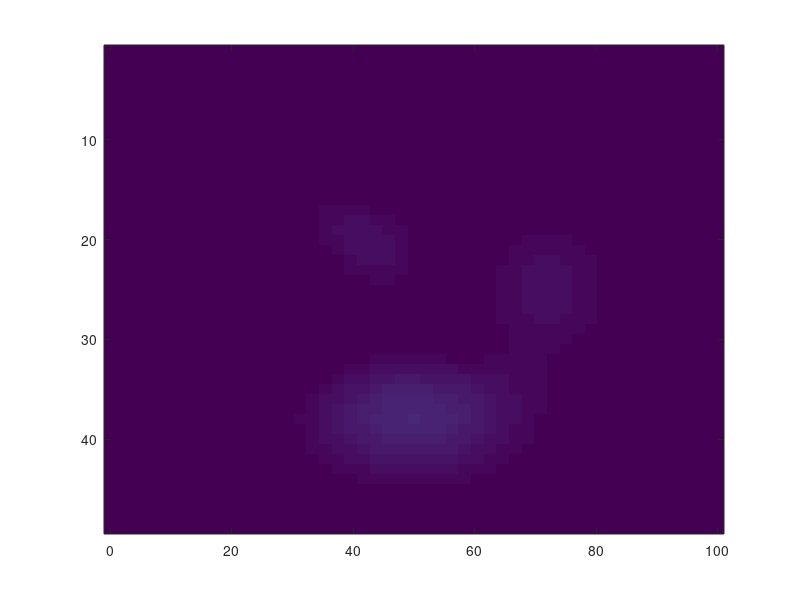

MATLAB code for this plot:
function result = test_image_002
result = false;
a = figure;
image(peaks,'xdata',[0,100]);
drawnow;
close(a);
result = true;
